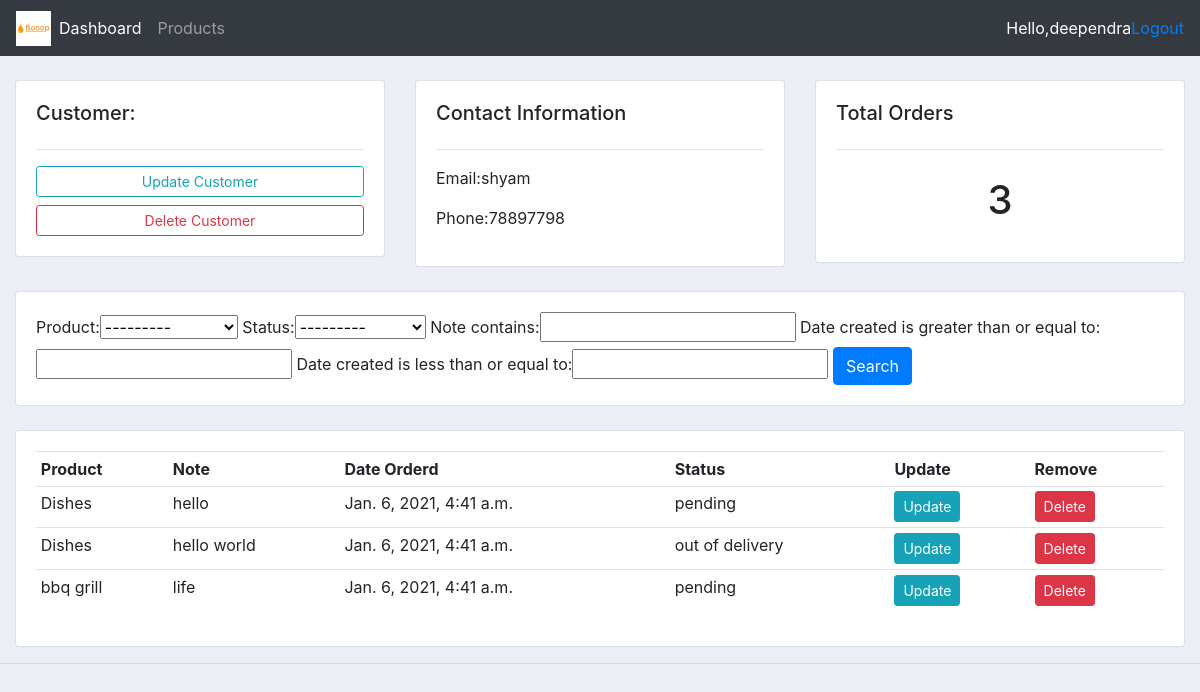
The page /customer/2/ (signed in) on the database its author committed.
### accounts/models.py (models this page shows, shortened)
class Customer(models.Model):
    user=models.OneToOneField(User,null=True,blank=True,on_delete=models.CASCADE)
    name=models.CharField(max_length=100,null=True)
    phone=models.CharField(max_length=100,null=True)
    email=models.CharField(max_length=100,null=True)
    profile_pic=models.ImageField(default="download.png",null=True,blank=True)
    date_created=models.DateTimeField(auto_now_add=True,null=True)

class Order(models.Model):
    STATUS=(
        ('pending','pending'),
        ('out of delivery','out of delivery'),
        ('Delivered','Delivered'),
    )
    customer=models.ForeignKey(Customer,null=True,on_delete=models.SET_NULL)
    product=models.ForeignKey(Product,null=True,on_delete=models.SET_NULL)
    date_created=models.DateTimeField(auto_now_add=True,null=True)
    status=models.CharField(max_length=100,null=True,choices=STATUS)
    note=models.CharField(max_length=100,null=True)

class Product(models.Model):
    CATEGORY=(
        ('Indoor','Indoor'),
        ('Out door','Out door')
    )
    name=models.CharField(max_length=100,null=True)
    price=models.FloatField(null=True)
    category=models.CharField(max_length=100,null=True,choices=CATEGORY)
    description=models.CharField(max_length=100,null=True,blank=True)
    date_created=models.DateTimeField(auto_now_add=True,null=True)
    tag=models.ManyToManyField(Tag)
    def __str__(self):
        return str(self.name)

### accounts/views.py (the view)
# urls.py: path('customer/<int:pk>/', views.customer ,name="customer" ),
@login_required(login_url='login')
def customer(request,pk):
    customer=Customer.objects.get(id=pk)
    orders=customer.order_set.all()
    total=orders.count()
    myfilter=OrderFilter(request.GET,queryset=orders)
    orders=myfilter.qs
    context={'customer':customer,'orders':orders,'total':total,'myfilter':myfilter}
    return render(request,'accounts/customer.html',context)

### accounts/templates/accounts/customer.html
{%  extends 'accounts/main.html' %}
{% block content %}
	<br>
<div class="row">
	<div class="col-md">
		<div class="card card-body">
			<h5>Customer:</h5>
			<hr>
			<a class="btn btn-outline-info  btn-sm btn-block" href="">Update Customer</a>
			<a class="btn btn-outline-danger  btn-sm btn-block" href="">Delete Customer</a>
		</div>
	</div>
	<div class="col-md">
		<div class="card card-body">
			<h5>Contact Information</h5>
			<hr>
			<p>Email:{{customer.name}} </p>
			<p>Phone:{{customer.phone}} </p>
		</div>
	</div>
	<div class="col-md">
		<div class="card card-body">
			<h5>Total Orders</h5>
			<hr>
			<h1 style="text-align: center;padding: 10px">{{total}}</h1>
		</div>
	</div>
</div>
<br>
<div class="row">
	<div class="col">
		<div class="card card-body">
			<form method="get">
				{{myfilter.form}}
		    <button class="btn btn-primary" type="submit">Search</button>
		  </form>
		</div>
	</div>
</div>
<br>
<div class="row">
	<div class="col-md">
		<div class="card card-body">
			<table class="table table-sm">
				<tr>
					<th>Product</th>
					<th>Note</th>
					<th>Date Orderd</th>
					<th>Status</th>
					<th>Update</th>
					<th>Remove</th>
				</tr>
				{% for i in orders %}
				<tr>
					<td>{{i.product}}</td>
					<td>{{i.note}}</td>
					<td>{{i.date_created}}</td>
					<td>{{i.status}}</td>
					<td><a class="btn btn-sm btn-info" href="{% url 'updateorder' i.id %}">Update</a></td>
					<td><a class="btn btn-sm btn-danger" href="{% url 'deleteorder' i.id %}">Delete</a></td>
				</tr>
				{% endfor %}
			</table>
		</div>
	</div>
</div>
{% endblock %}

### accounts/templates/accounts/navbar.html (shortened to what this page needs)
{% load static %}
<nav class="navbar navbar-expand-lg navbar-dark bg-dark">
    <img src="{% static 'images/download.png' %}" height="35px">
    <div class="collapse navbar-collapse" id="navbarNav">
      <ul class="navbar-nav">
        {% if request.user.is_staff %}
        <li class="nav-item active">
          <a class="nav-link" href="{% url 'home'%}">Dashboard</a>
        </li>
        <li class="nav-item">
          <a class="nav-link" href="{% url 'product' %}">Products</a>
        </li>
        {% else %}
       <li class="nav-item">
        <a class="nav-link" href="{% url 'account' %}">Settings</a>
      </li>
        {% endif %}
      </ul>
    </div>
    <span style="color:white;">Hello,{{user}}</span>
    <span><a href="{% url 'logout' %}">Logout</a></span>
  </nav>

### accounts/static/css/main.css (style rules this page uses)
body { background-color: #ebeff5; }

### rows shown on the page
Customer: name "shyam", phone "78897798"
Order: product "Dishes", note "hello", date_created "Jan. 6, 2021, 4:41 a.m.", status "pending"
Order: product "Dishes", note "hello world", date_created "Jan. 6, 2021, 4:41 a.m.", status "out of delivery"
Order: product "bbq grill", note "life", date_created "Jan. 6, 2021, 4:41 a.m.", status "pending"

### other values the page prints
{{ user }} "deependra"
{{ total }} "3"
